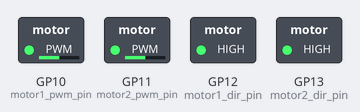
Recording of a program running on a simulated Raspberry Pi Pico running MicroPython. Shown: switched loads named in the program (green lamp = pin HIGH).

Above: at 0.05 s.
At 5.95 s:
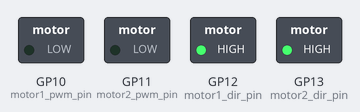
At 8.95 s:
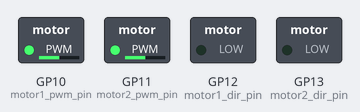
At 11.95 s:
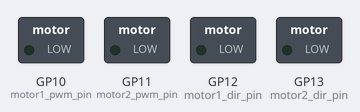
Timing chart, 0 to 15.6 s (numbered marks = the images above):
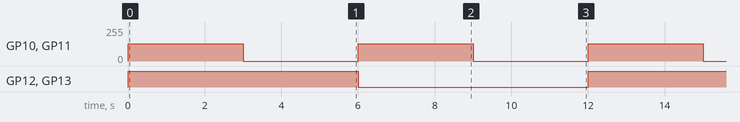

The program:

Motors_PWM.py
```python
"""
*****************************
* Developer: MJtronics
* Date: 2024-01-15
*****************************

Description:
This code controls two motors using PWM signals on a microcontroller.
It demonstrates forward and backward movement for both motors with a 3-second duration.

Pin Configuration:
- Motor 1:
  - PWM: GP10
  - Direction: GP12

- Motor 2:
  - PWM: GP11
  - Direction: GP13

"""

from machine import Pin, PWM
from time import sleep
import machine

# Motor 1
motor1_pwm_pin = Pin(10)
motor1_dir_pin = Pin(12, machine.Pin.OUT)
motor1_pwm = PWM(motor1_pwm_pin)

# Motor 2
motor2_pwm_pin = Pin(11)
motor2_dir_pin = Pin(13, machine.Pin.OUT)
motor2_pwm = PWM(motor2_pwm_pin)

# Set PWM frequency for motors
pwm_frequency = 1000
motor1_pwm.freq(pwm_frequency)
motor2_pwm.freq(pwm_frequency)

# The Raspberry Pi MojobotPico has a 16-bit PWM resolution,
# meaning it supports duty cycle values from 0 to 65535. # max speed
# The value 32768 used in the code represents a 50% duty cycle,
# which corresponds to half of the maximum possible PWM value.

while True:
    # Forward for 3 seconds
    motor1_dir_pin.on()
    motor2_dir_pin.on()
    motor1_pwm.duty_u16(32768)  # Adjust duty cycle for forward speed
    motor2_pwm.duty_u16(32768)  # Adjust duty cycle for forward speed
    sleep(3)

    # Stop for 3 seconds
    motor1_pwm.duty_u16(0)
    motor2_pwm.duty_u16(0)
    sleep(3)

    # Backward for 3 seconds
    motor1_dir_pin.off()
    motor2_dir_pin.off()
    motor1_pwm.duty_u16(32768)  # Adjust duty cycle for backward speed
    motor2_pwm.duty_u16(32768)  # Adjust duty cycle for backward speed
    sleep(3)

    # Stop for 3 seconds
    motor1_pwm.duty_u16(0)
    motor2_pwm.duty_u16(0)
    sleep(3)
```

Measured:
- by itself, GP10 (motor1_pwm_pin), GP11 (motor2_pwm_pin): alternates 128/255 for 3.0 s and 0/255 for 3.0 s
- by itself, GP12 (motor1_dir_pin), GP13 (motor2_dir_pin): alternates HIGH for 6.0 s and LOW for 6.0 s
